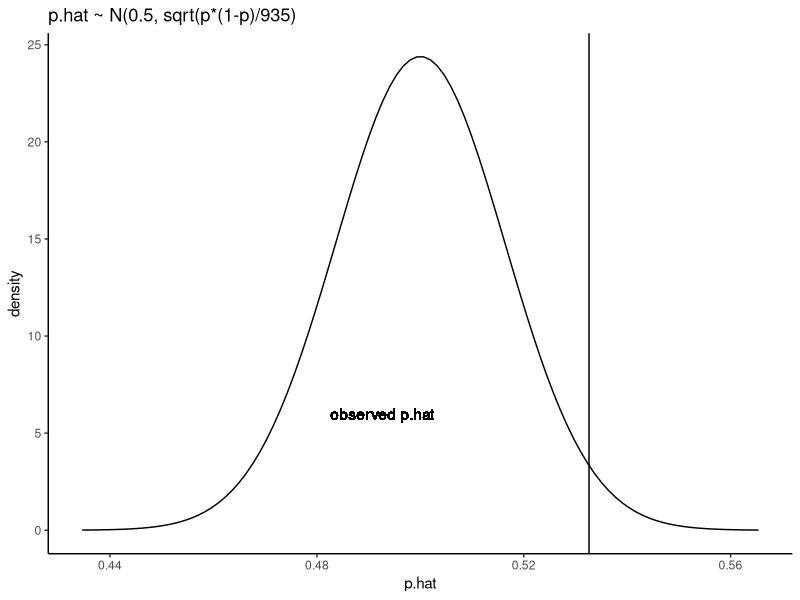
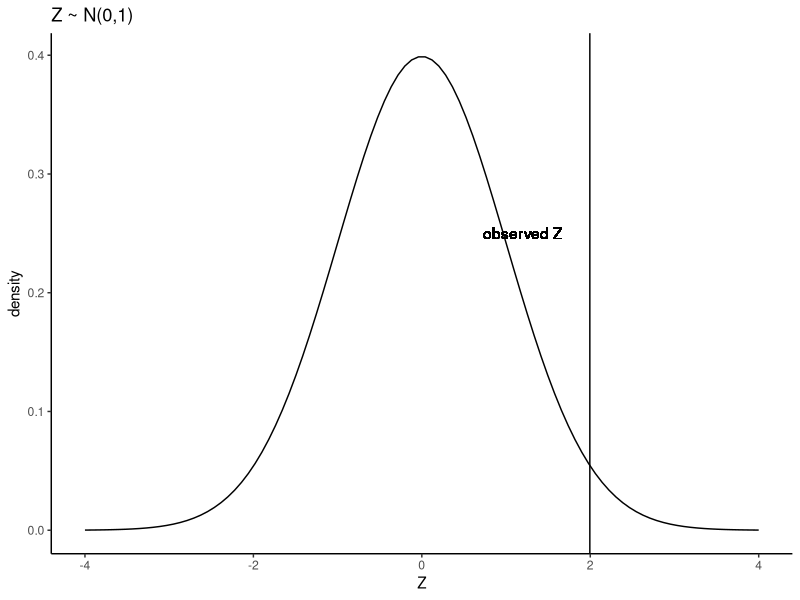

The R source for these figures, in order:
#LAb 6
#Jake Cordelli
library(ggplot2)
library(dplyr)

                                        #1
#a
total<- 498+437
p.hat <- 498/total
p <- .5
mu <- p
sd <- sqrt(p*(1-p)/total)

#b
df.phat <- data.frame(x = seq(mu-4*sd, mu+4*sd, length.out = 100)) %>%
  mutate(y = dnorm(x, mean = mu, sd = sd))

plot.phat <- ggplot(df.phat) + geom_line(aes(x, y)) +
  theme_classic() + ggtitle("p.hat ~ N(0.5, sqrt(p*(1-p)/935)") +
  labs(x = "p.hat", y = "density") +
  geom_vline(xintercept = p.hat) + 
  geom_text(aes(x=p.hat-.04, y=6), label = "observed p.hat")
plot.phat

#c
Z <- (p.hat - mu) / (sd)
x <- seq(-4,4, length.out = 100)

df.z <- data.frame(x = seq(-4, 4, length.out = 100)) %>%
  mutate(y = dnorm(x))

plot.z <- ggplot(df.z) + geom_line(aes(x, y)) +
  theme_classic() + ggtitle("Z ~ N(0,1)") +
  labs(x = "Z", y = "density") +
  geom_vline(xintercept = Z) +
  geom_text(aes(x=Z-.8, y=.25), label = "observed Z")
plot.z

#d
p.value = 2*pnorm(-abs(Z))

a <- prop.test(498,935, p = 0.5, correct = FALSE)
b <- a$statistic


c <- prop.test(498,935, p = 0.5, correct =TRUE)
d <- c$p.value

#e
#Because the p-value 0.04973806 < 0.5 it demonstrates that 
#there is not sufficient evidence that Americans prioritize
#"strengthening law and order" over "reducing bias against minorities and therefore, 
#we reject the null hypothesis.

#f
#A type 1 error means rejecting the null hypothesis even though it is actually true. 
#In the context of this problem, it would mean incorrectly deciding
#the priority of Americans in regards to "strengthening law and order"  
#and "reducing bias against minorities. In this case, incorrectly declaring that Americans
#prioritize "reducing bias against minorities" opposed to "strengthening law and order"




                                        #2
#a
n <- 50
p <- (1/6)*50

#Null hypothesis: p = (1/6)*50 
#This refers to the chances of a person being able to accurately predict a dice roll

#Alt hypothesis: the psychic predicts the average roll of a dice
#more than the average person

#b
a <- prop.test(12,50, p = 8/50, correct = FALSE)
b <- a$statistic

#c
c <- prop.test(12,50, p = 8/50, correct =TRUE)
d <- c$p.value

#d
#Because the p-value 0.1769665 > 0.5 it demonstrates that 
#there is not sufficient evidence to support the null hypothesis.
#Therefor, we must reject it and assume the alternative, 
#which in this case, the psychic is legit. 

#e
#a type 2 error means not rejecting the null hypothisis even though 
#the alternative hypothisis was true. In the context of this problem, 
#it would be declaring that p=(1/6)*50.




                                        #3
#a
#Null hypothesis: p = .36
#This refers to the average amount of people who moslty pay with cash only

#Alt hypothesis: 50% of people make all there purchases with cash.
#more than the average person

#b
total <- 1024
x <- 0.36 * total

a <- prop.test(246,total, p = 0.36, correct = FALSE)
b <- a$statistic

#c
c <- prop.test(246,total, p = 0.36, correct =TRUE)
d <- c$p.value

#d
#the p value tells us that we cant reject the null hypothesis, 
#when in fact the alternative hypothesis was true

                         

               
                                        #4
#a
p.valuex <- 2*pnorm(-abs(3.32))
#Because the p-value 0.0009001745 < 0.05 we accept the null hypothesis
#and reject the alternative hypothesis

#b
p.valuey <- 2*pnorm(-abs(-1.3))
#Because the p-value 0.193601 < 0.05 reject the null hypothesis 
#and accept the alternative hypothesis

#c
p.valuez <- 2*pnorm(-abs(-2.02))
#Because the p-value 0.04338339 < 0.05 we accept the null hypothesis
#and reject the alternative hypothesis



                                        #5

#a
#Null hypothesis: Paspirin - Pplacebo  = 0
#Alt hypothesis: Paspirin - Pplacebo != 0

#where paspirin is the probability an individual receiving aspirin will die    
#from cancer, and pplacebo is the probability an individual receiving the
#placebo will die from cancer

#b
prop1 <- 0.03008236
prop2 <- 0.02329890
m1=11535
m2=14035
total=m1+m2
p<-(((m1*prop1) + (m2*prop2))/total)

#c
sd <- sqrt(p*(1-p)*((1/m1)+(1/m2)))

#d
sampleps <- prop.test(x = c(347,327), n = c(m1,m2))

#e
z  <- (prop1 - prop2) / sd

#f
p.value <- 2*pnorm(-abs(z))

#g
#Because the p-value 0.04338339 < 0.05 we accept the null hypothesis
#and reject the alternative hypothesis
#In the context of this problem, this means that there is not a relationship betwen
#aspirin and preventing the rate of death. 

#h
#A type 1 error means rejecting the null hypothesis even though it is actually true. 
#In the context of this problem, declaring that aspirin could reduce the risk of cancer. 

#i
##a type 2 error means not rejecting the null hypothisis even though 
#the alternative hypothisis was true. In the context of this problem, 
#declaring that there is a relationship between a reduced risk of dying
#and using aspirin.
